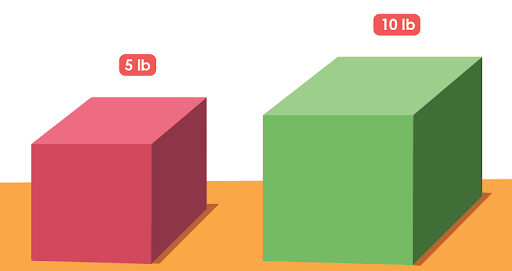
#> input picture boxes.png, 512 x 271 px, given in place of the camera
$ python project.py
#> lines starting #> are read from the running program, lines starting #| are printed output that depends on the picture; after the words box and inside, x2 and y2 are one past the last pixel; in counts of white or black regions, pixels touching at a corner belong together
import cv2
import numpy as np
video_capture = cv2.VideoCapture(0)
while True:
    # Capture frame-by-frame
    ret, frame = video_capture.read()
#> frame is the input picture: shape (271, 512, 3); mean B, G, R 153.2, 183.2, 201.3
    hsv = cv2.cvtColor(frame, cv2.COLOR_BGR2HSV)
#> hsv: shape (271, 512, 3); mean H, S, V 50.7, 88.4, 218.8

#lower threshold for red
    lower_red = np.array([160,50,50])
    upper_red = np.array([180,255,255])

    mask_red = cv2.inRange(hsv, lower_red, upper_red)
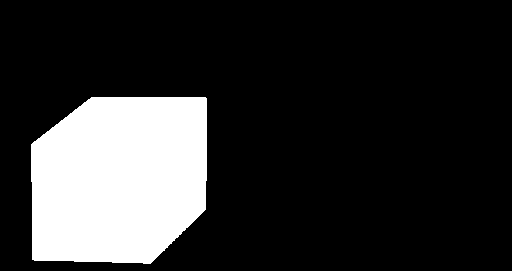
#> mask_red: shape (271, 512); 18.8% white; 1 white region, box (x1, y1, x2, y2) and area: (31, 97, 207, 264) 26052
    mask_green = cv2.inRange(hsv, (36, 25, 25), (70, 255,255))
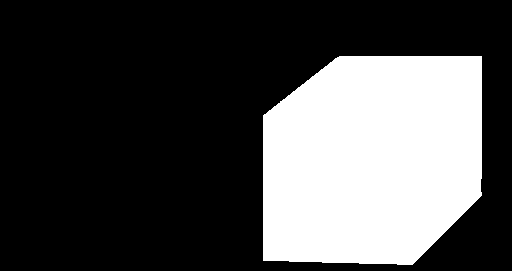
#> mask_green: shape (271, 512); 29.4% white; 1 white region, box (x1, y1, x2, y2) and area: (263, 56, 482, 265) 40781
    mask = mask_green + mask_red
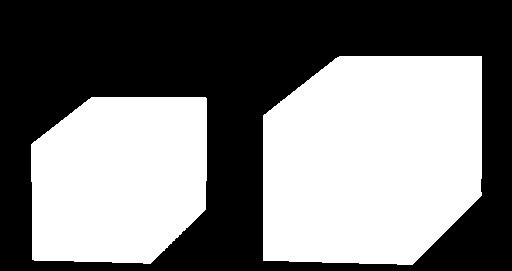
#> mask: shape (271, 512); 48.2% white; 2 white regions, box (x1, y1, x2, y2) and area: (263, 56, 482, 265) 40781, (31, 97, 207, 264) 26052
    res = cv2.bitwise_and(frame, frame, mask = mask)
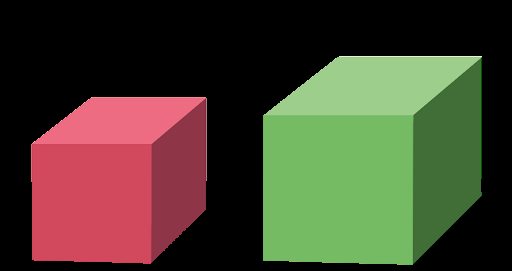
#> res: shape (271, 512, 3); mean B, G, R 46.5, 64.8, 70.6
    # [6 lines of commented-out code are left out]
    cv2.imshow('Frame', frame)
    # cv2.imshow('Mask', mask)
    cv2.imshow('Results', res)

    if cv2.waitKey(1) & 0xFF == ord('q'):
#> (key q is pressed here)
        break

# When everything is done, release the capture
video_capture.release()
cv2.destroyAllWindows(0)
